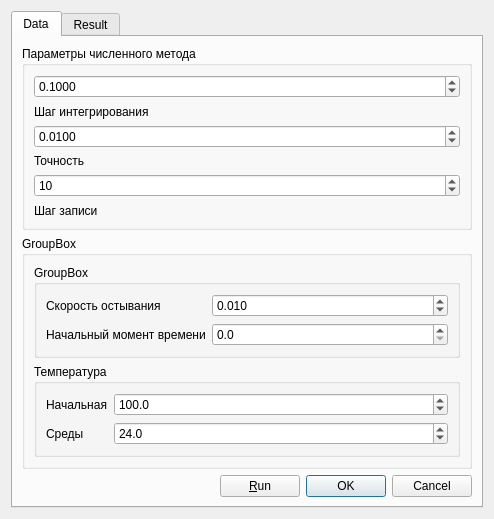
<?xml version="1.0" encoding="UTF-8"?>
<ui version="4.0">
 <class>Dialog</class>
 <widget class="QDialog" name="Dialog">
  <property name="geometry">
   <rect>
    <x>0</x>
    <y>0</y>
    <width>494</width>
    <height>519</height>
   </rect>
  </property>
  <property name="windowTitle">
   <string>Dialog</string>
  </property>
  <layout class="QVBoxLayout" name="verticalLayout_5">
   <item>
    <widget class="QTabWidget" name="tabs">
     <property name="currentIndex">
      <number>0</number>
     </property>
     <widget class="QWidget" name="tab">
      <attribute name="title">
       <string>Data</string>
      </attribute>
      <layout class="QVBoxLayout" name="verticalLayout_3">
       <item>
        <widget class="QGroupBox" name="groupBox_2">
         <property name="title">
          <string>Параметры численного метода</string>
         </property>
         <layout class="QVBoxLayout" name="verticalLayout">
          <item>
           <widget class="QDoubleSpinBox" name="h">
            <property name="decimals">
             <number>4</number>
            </property>
            <property name="maximum">
             <double>1.000000000000000</double>
            </property>
            <property name="singleStep">
             <double>0.010000000000000</double>
            </property>
            <property name="value">
             <double>0.100000000000000</double>
            </property>
           </widget>
          </item>
          <item>
           <widget class="QLabel" name="label_5">
            <property name="text">
             <string>Шаг интегрирования</string>
            </property>
            <property name="buddy">
             <cstring>h</cstring>
            </property>
           </widget>
          </item>
          <item>
           <widget class="QDoubleSpinBox" name="eps">
            <property name="decimals">
             <number>4</number>
            </property>
            <property name="minimum">
             <double>0.001000000000000</double>
            </property>
            <property name="maximum">
             <double>1.000000000000000</double>
            </property>
            <property name="singleStep">
             <double>0.001000000000000</double>
            </property>
            <property name="value">
             <double>0.010000000000000</double>
            </property>
           </widget>
          </item>
          <item>
           <widget class="QLabel" name="label_6">
            <property name="text">
             <string>Точность</string>
            </property>
            <property name="buddy">
             <cstring>eps</cstring>
            </property>
           </widget>
          </item>
          <item>
           <widget class="QSpinBox" name="m">
            <property name="minimum">
             <number>1</number>
            </property>
            <property name="maximum">
             <number>99999</number>
            </property>
            <property name="value">
             <number>10</number>
            </property>
           </widget>
          </item>
          <item>
           <widget class="QLabel" name="label_7">
            <property name="text">
             <string>Шаг записи</string>
            </property>
           </widget>
          </item>
         </layout>
        </widget>
       </item>
       <item>
        <widget class="QGroupBox" name="groupBox_4">
         <property name="title">
          <string>GroupBox</string>
         </property>
         <layout class="QVBoxLayout" name="verticalLayout_4">
          <item>
           <widget class="QGroupBox" name="groupBox_3">
            <property name="title">
             <string>GroupBox</string>
            </property>
            <layout class="QVBoxLayout" name="verticalLayout_2">
             <item>
              <layout class="QFormLayout" name="formLayout">
               <item row="0" column="1">
                <widget class="QDoubleSpinBox" name="k">
                 <property name="decimals">
                  <number>3</number>
                 </property>
                 <property name="minimum">
                  <double>0.001000000000000</double>
                 </property>
                 <property name="maximum">
                  <double>1.000000000000000</double>
                 </property>
                 <property name="singleStep">
                  <double>0.001000000000000</double>
                 </property>
                 <property name="value">
                  <double>0.010000000000000</double>
                 </property>
                </widget>
               </item>
               <item row="1" column="0">
                <widget class="QLabel" name="label_2">
                 <property name="text">
                  <string>Начальный момент времени</string>
                 </property>
                 <property name="buddy">
                  <cstring>t0</cstring>
                 </property>
                </widget>
               </item>
               <item row="1" column="1">
                <widget class="QDoubleSpinBox" name="t0">
                 <property name="decimals">
                  <number>1</number>
                 </property>
                </widget>
               </item>
               <item row="0" column="0">
                <widget class="QLabel" name="label">
                 <property name="text">
                  <string>Скорость остывания</string>
                 </property>
                 <property name="buddy">
                  <cstring>k</cstring>
                 </property>
                </widget>
               </item>
              </layout>
             </item>
            </layout>
           </widget>
          </item>
          <item>
           <widget class="QGroupBox" name="groupBox">
            <property name="title">
             <string>Температура</string>
            </property>
            <layout class="QFormLayout" name="formLayout_2">
             <item row="0" column="0">
              <widget class="QLabel" name="label_3">
               <property name="text">
                <string>Начальная</string>
               </property>
               <property name="buddy">
                <cstring>T0</cstring>
               </property>
              </widget>
             </item>
             <item row="0" column="1">
              <widget class="QDoubleSpinBox" name="T0">
               <property name="decimals">
                <number>1</number>
               </property>
               <property name="minimum">
                <double>-275.000000000000000</double>
               </property>
               <property name="maximum">
                <double>200.000000000000000</double>
               </property>
               <property name="value">
                <double>100.000000000000000</double>
               </property>
              </widget>
             </item>
             <item row="1" column="0">
              <widget class="QLabel" name="label_4">
               <property name="text">
                <string>Среды</string>
               </property>
               <property name="buddy">
                <cstring>Tenv</cstring>
               </property>
              </widget>
             </item>
             <item row="1" column="1">
              <widget class="QDoubleSpinBox" name="Tenv">
               <property name="decimals">
                <number>1</number>
               </property>
               <property name="maximum">
                <double>200.000000000000000</double>
               </property>
               <property name="value">
                <double>24.000000000000000</double>
               </property>
              </widget>
             </item>
            </layout>
           </widget>
          </item>
         </layout>
        </widget>
       </item>
       <item>
        <layout class="QHBoxLayout" name="horizontalLayout_2">
         <item>
          <spacer name="horizontalSpacer">
           <property name="orientation">
            <enum>Qt::Horizontal</enum>
           </property>
           <property name="sizeHint" stdset="0">
            <size>
             <width>40</width>
             <height>20</height>
            </size>
           </property>
          </spacer>
         </item>
         <item>
          <layout class="QHBoxLayout" name="horizontalLayout">
           <item>
            <widget class="QPushButton" name="run">
             <property name="text">
              <string>&amp;Run</string>
             </property>
            </widget>
           </item>
           <item>
            <widget class="QDialogButtonBox" name="buttonBox">
             <property name="orientation">
              <enum>Qt::Horizontal</enum>
             </property>
             <property name="standardButtons">
              <set>QDialogButtonBox::Cancel|QDialogButtonBox::Ok</set>
             </property>
            </widget>
           </item>
          </layout>
         </item>
        </layout>
       </item>
      </layout>
     </widget>
     <widget class="QWidget" name="tab_2">
      <attribute name="title">
       <string>Result</string>
      </attribute>
      <layout class="QVBoxLayout" name="verticalLayout_6">
       <item>
        <widget class="QGraphicsView" name="result"/>
       </item>
      </layout>
     </widget>
    </widget>
   </item>
  </layout>
 </widget>
 <tabstops>
  <tabstop>T0</tabstop>
  <tabstop>Tenv</tabstop>
  <tabstop>k</tabstop>
  <tabstop>t0</tabstop>
  <tabstop>h</tabstop>
  <tabstop>eps</tabstop>
 </tabstops>
 <resources/>
 <connections/>
</ui>
